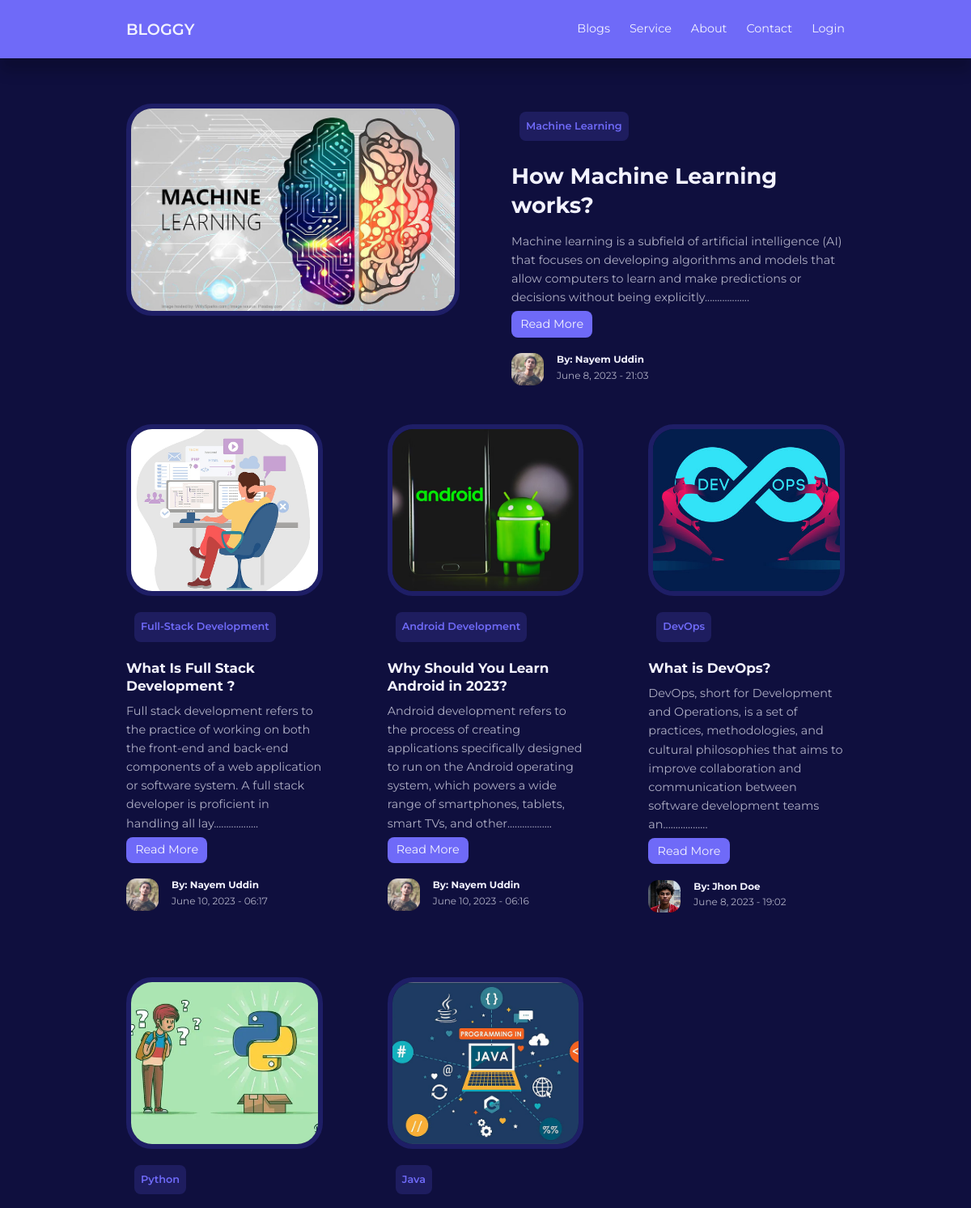
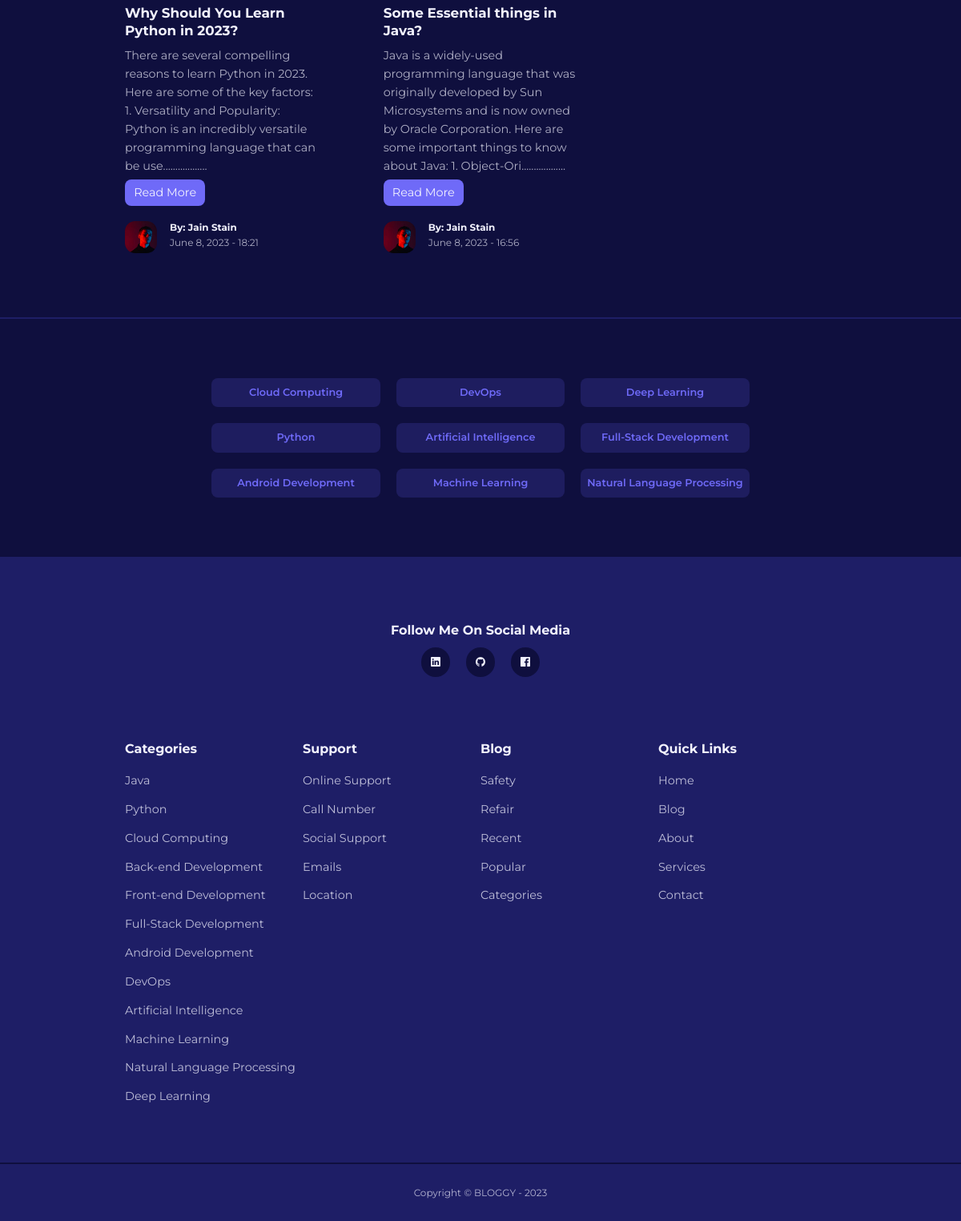
The page / on the database its author committed (2 pictures, top to bottom).
### tables this page shows
CREATE TABLE `posts` (
  `id` int(11) NOT NULL,
  `user_id` int(11) NOT NULL,
  `category_id` int(11) NOT NULL,
  `title` varchar(255) NOT NULL,
  `description` text NOT NULL,
  `thumbnail` varchar(255) NOT NULL,
  `is_featured` tinyint(1) NOT NULL,
  `time` timestamp NOT NULL DEFAULT current_timestamp()
);

CREATE TABLE `categories` (
  `id` int(11) NOT NULL,
  `title` varchar(255) NOT NULL,
  `description` varchar(500) NOT NULL DEFAULT 'This is a default description for this title.'
);

CREATE TABLE `users` (
  `id` int(11) NOT NULL,
  `first_name` varchar(30) NOT NULL,
  `last_name` varchar(30) NOT NULL,
  `username` varchar(30) NOT NULL,
  `email` varchar(50) NOT NULL,
  `password` varchar(255) NOT NULL,
  `avatar` varchar(255) DEFAULT NULL,
  `description` varchar(500) NOT NULL,
  `is_admin` tinyint(1) NOT NULL DEFAULT 0
);

### index.php (the view, shortened to what this page needs)
<?php
include 'partials/header.php';
$featured_sql = "SELECT * FROM posts where is_featured=1 ORDER BY RAND() LIMIT 1";
$featured_res = mysqli_query($conn, $featured_sql);
$featured_post = mysqli_fetch_array($featured_res);
if($featured_post){
    $category_sql = "SELECT * FROM categories where id={$featured_post['category_id']}";
    $category_res = mysqli_query($conn, $category_sql);
    $category = mysqli_fetch_array($category_res);
    $author_sql = "SELECT * FROM users where id={$featured_post['user_id']}";
    $author_res = mysqli_query($conn, $author_sql);
    $author = mysqli_fetch_assoc($author_res);
}
?>
    <?php if(isset($_SESSION['posts'])) :?>
    <section class="featured">
        <?php if($featured_post) :?>
        <div class="container featured__container">
            <div class="post__thumbnail">
                <img src="<?= ROOT_URL ?>images/post-thumbnails/<?= $featured_post['thumbnail']?>" alt="">
            </div>
            <div class="post__info">
                <a href="<?= ROOT_URL ?>category-posts.php?category_id=<?=$category['id']?>" class="category__button"><?= $category['title']?></a>
                <h2 class="post__title"><?= $featured_post['title']?></h2>
                <p class="post__body">
                <?= strlen($featured_post['description']) > 200 ? substr($featured_post['description'], 0, 200) .'..................' :  $featured_post['description']?><br>
                <a href="<?= ROOT_URL ?>single-post.php?id=<?= $featured_post['id'] ?>" class="btn sm" style="margin-top: 5px;">Read More</a>
                </p>
                <div class="post__author">
                    <div class="post__author-avatar">
                        <img src="<?= ROOT_URL ?>images/avatar/<?= $author['avatar']?>" alt="">
                    </div>
                    <div class="post__author-info">
                        <h5>By: <a href="<?= ROOT_URL ?>author.php?id=<?=$author['id']?>"><?= $author['first_name'].' '.$author['last_name']?> </a></h5>
                        <?php
                        $post_time = $featured_post['time'];
                        $dateTime = new DateTime($post_time);
                        $formatted_date = $dateTime->format('F j, Y');
                        $formatted_time = $dateTime->format('H:i');
                        ?>
                        <small><?= $formatted_date ?> - <?= $formatted_time ?></small>
                    </div>
                </div>
            </div>
        </div>
        <?php endif ?>
    </section>
    <section class="posts">
        <div class="container posts__container">
            <?php
            $post_sql = "SELECT * FROM (SELECT * FROM posts ORDER BY RAND() LIMIT 7) T1 ORDER BY time DESC";
            $post_res = mysqli_query($conn, $post_sql);
            ?>
            <?php while($post = mysqli_fetch_assoc($post_res)): ?>
                <?php if($post['is_featured'] == 0) :?>
                <article class="post">
                    <div class="post__thumbnail">
                        <img src="<?= ROOT_URL ?>images/post-thumbnails/<?= $post['thumbnail']?>" height="200">
                    </div>
                    <div class="post__info">
                        <?php
                            $post_category_sql = "SELECT * FROM categories where id={$post['category_id']}";
                            $post_category_res = mysqli_query($conn, $post_category_sql);
                            $post_category = mysqli_fetch_array($post_category_res);
                        ?>
                        <a href="<?= ROOT_URL ?>category-posts.php?category_id=<?= $post_category['id']?>" class="category__button"><?= $post_category['title']?></a>
                        <h3 class="post__title">
                            <a href="<?= ROOT_URL ?>single-post.php?id=<?= $post['id'] ?>"><?= $post['title']?></a>
                        </h3>
                        <p class="post__body">
                        <?= strlen($post['description']) > 200 ?
                        substr($post['description'], 0, 200) .'..................' :  $post['description']?><br>
                        <a href="<?= ROOT_URL ?>single-post.php?id=<?= $post['id'] ?>" class="btn sm" style="margin-top: 5px;">Read More</a>
                        </p>
                        <div class="post__author">
                            <?php
                                $post_author_sql = "SELECT * FROM users where id={$post['user_id']}";
                                $post_author_res = mysqli_query($conn, $post_author_sql);
                                $post_author = mysqli_fetch_assoc($post_author_res);
                            ?>
                            <div class="post__author-avatar">
                                <img src="<?= ROOT_URL ?>images/avatar/<?=$post_author['avatar']?>">
                            </div>
                            <div class="post__author-info">
                                <h5>By: <a href="<?= ROOT_URL ?>author.php?id=<?=$post_author['id']?>"><?= $post_author['first_name'].' '.$post_author['last_name']?></a></h5>
                                <?php
                                    $post_time = $post['time'];
                                    $dateTime = new DateTime($post_time);
                                    $formatted_date = $dateTime->format('F j, Y');
                                    $formatted_time = $dateTime->format('H:i');
                                    ?>
                                <small><?= $formatted_date ?> - <?= $formatted_time ?></small>
                            </div>
                        </div>
                    </div>
                </article>
            <?php endif?>
            <?php endwhile?>
        </div>
    </section>
    <section class="category__buttons">
        <div class="container category__buttons-container">
            <?php
                while($category_btn = mysqli_fetch_array($cat_res)) : ?>
                    <a href="category-posts.php" class="category__button"><?= $category_btn['title']?></a>
                <?php endwhile?>
        </div>
    </section>
    <?php else: ?>
        <header class="category__title">
        <h2 style="background-color:blueviolet;">Server is not ready for production</h2>
        </header>
    <?php endif?>
<?php
include './partials/footer.php';
?>

### partials/header.php (shortened to what this page needs)
<?php
require 'config/database.php';
$sql = "SELECT * FROM categories ORDER BY RAND() LIMIT 9";
$cat_res = mysqli_query($conn, $sql);
?>
<!DOCTYPE html>
<html lang="en">
<head>
    <link rel="stylesheet" href="<?= ROOT_URL ?>css/style.css">
    <link rel="stylesheet" href="https://unicons.iconscout.com/release/v4.0.0/css/line.css">
</head>
<body>
    <nav>
        <div class="container nav__container">
            <a href="<?= ROOT_URL ?>" class="nav__logo">BLOGGY</a>
            <ul class="nav__items">
                <li><a href="<?= ROOT_URL ?>blog.php">Blogs</a></li>
                <li><a href="<?= ROOT_URL ?>service.php">Service</a></li>
                <li><a href="<?= ROOT_URL ?>about.php">About</a></li>
                <li><a href="<?= ROOT_URL ?>contact.php">Contact</a></li>
                <?php if(isset($_SESSION['user-id'])) : ?>
                <li class="nav__profile">
                    <div class="avatar">
                        <img src="<?= ROOT_URL .'images/avatar/'. $user['avatar']?>" alt="">
                    </div>
                    <ul>
                        <li><a href="<?= ROOT_URL ?>admin/dashboard.php">Dashboard</a></li>
                        <li><a href="<?= ROOT_URL ?>author.php?id=<?= $user['id']?>">Profile</a></li>
                        <li><a href="<?= ROOT_URL ?>model/logout.php">Log out</a></li>
                    </ul>
                </li>
                <?php else : ?>
                <li><a href="<?= ROOT_URL ?>signin.php">Login</a></li>
                <?php endif ?>
            </ul>
        </div>
    </nav>

### partials/footer.php (shortened to what this page needs)
<footer>
        <h4 style="text-align: center; margin-bottom: 10px;">Follow Me On Social Media</h4>
        <div class="footer__social">
            <a href="https://www.linkedin.com/in/nayem11" target="_blank" title="LinkedIn"><i class="uil uil-linkedin"></i></a>
            <a href="https://www.github.com/nayem1108" target="_blank" title="GitHub"><i class="uil uil-github"></i></a>
            <a href="https://www.facebook.com/mrnayemuddin" target="_blank" title="Facebook"><i class="uil uil-facebook"></i></a>
        </div>
        <div class="container footer__container">
            <article>
                <h4>Categories</h4>
                <ul>
                    <?php
                    $sql1 = "SELECT * FROM categories";
                    $cat_res_footer = mysqli_query($conn, $sql1);
                    while($category_footer = mysqli_fetch_assoc($cat_res_footer)):?>
                   <li><a href="<?= ROOT_URL ?>category-posts.php?category_id=<?= $category_footer['id']?>"><?= $category_footer['title']?></a></li>
                  <?php endwhile?>
                </ul>
            </article>
            <article>
                <h4>Support</h4>
                <ul>
                   <li><a href="">Online Support</a></li>
                   <li><a href="">Call Number</a></li>
                   <li><a href="">Social Support</a></li>
                   <li><a href="">Emails</a></li>
                   <li><a href="">Location</a></li>
                </ul>
            </article>
            <article>
                <h4>Blog</h4>
                <ul>
                   <li><a href="">Safety</a></li>
                   <li><a href="">Refair</a></li>
                   <li><a href="">Recent</a></li>
                   <li><a href="">Popular</a></li>
                   <li><a href="">Categories</a></li>
                </ul>
            </article>
            <article>
                <h4>Quick Links</h4>
                <ul>
                   <li><a href="<?= ROOT_URL ?>">Home</a></li>
                   <li><a href="<?= ROOT_URL ?>blog.php">Blog</a></li>
                   <li><a href="<?= ROOT_URL ?>about.php">About</a></li>
                   <li><a href="<?= ROOT_URL ?>service.php">Services</a></li>
                   <li><a href="<?= ROOT_URL ?>contact.php">Contact</a></li>
                </ul>
            </article>
        </div>
        <div class="footer__copyright">
            <small>Copyright &copy; BLOGGY - 2023</small>
        </div>
    </footer>
</body>
</html>

### css/style.css (style rules this page uses)
:root { --color-primary: #6f6af8; --color-primary-light: hsla(242, 86%, 66%, 0.18); --color-primary-variant: #5854c7; --color-red: #da0f3f; --color-red-light: hsl(346, 87%, 46%, 15%); --color-green: #00c476; --color-green-light: hsl(156, 100%, 38%, 15%); --color-gray-900: #1e1e66; --color-gray-700: #2d2b7c; --color-gray-300: rgba(242, 242, 254, 0.3); --color-gray-200: rgba(242, 242, 254, 0.7); --color-white: #f2f2fe; --color-bg: #0f0f3e; --transition: all 300ms ease; --container-width-lg: 74%; --container-width-md: 88%; --form-width: 50%; --card-border-radius-1: 0.3rem; --card-border-radius-2: 0.5rem; --card-border-radius-3: 0.8rem; --card-border-radius-4: 2rem; --card-border-radius-5: 5rem; }
* { margin: 0; padding: 0; outline: 0; border: 0; appearance: 0; list-style: none; text-decoration: none; box-sizing: border-box; }
body { font-family: 'Montserrat', sans-serif; line-height: 1.6; color: var(--color-gray-200); overflow-x: hidden; background: var(--color-bg); font-size: 0.9rem; }
.container { width: var(--container-width-lg); max-width: 1800px; margin-inline: auto; }
section { margin-top: 3rem; width: 100vw; }
h1, h2, h3, h4, h5 { color: var(--color-white); line-height: 1.3; }
h2 { font-size: 1.7rem; margin: 1rem 0; }
h3 { font-size: 1.1 rem; margin: 0.8rem 0 0.5rem; }
h4 { font-size: 1rem; }
a { color: var(--color-white); transition: var(--transition); }
img { display: block; width: 100%; object-fit: cover; }
nav { background: var(--color-primary); width: 100vw; height: 4.5rem; position:fixed; top: 0; z-index: 10; box-shadow: 0 1rem 1rem rgba(0, 0, 0, 0.2); }
.nav__container { height: 100%; display: flex; align-items: center; justify-content: space-between; }
.nav__logo { font-weight: 600; font-size: 1.2rem; }
.nav__items { display: flex; align-items: center; gap: 1.5rem; }
.category__button { margin: 10px; background: var(--color-primary-light); color: var(--color-primary); display: inline-block; padding: 0.5rem 0.5rem; border-radius: var(--card-border-radius-2); font-weight: 600; font-size: 0.8rem; text-align: center; }
.post__thumbnail { border-radius: var(--card-border-radius-4); border: 0.4rem solid var(--color-gray-900); overflow: hidden; margin-bottom: 10px; }
.post__author { display: flex; gap: 1rem; margin-top: 1.2rem; }
.post__author-avatar { width: 2.5rem; height: 2.5rem; border-radius: var(--card-border-radius-3); overflow: hidden; }
.featured { margin-top: 8rem; }
.featured__container { display: grid; grid-template-columns: 1fr 1fr; gap: 4rem; }
.featured .post__thumbnail { height: fit-content; }
.posts__container { display: grid; grid-template-columns: repeat(3, 1fr); gap: 5rem; margin-bottom: 5rem; }
.category__buttons { padding: 4rem 0; border-top: 2px solid var(--color-gray-900); border-bottom: 2px solid var(--color-gray-900); }
.category__buttons-container { width: fit-content; display: grid; grid-template-columns: repeat(3, 1fr); }
footer { background:var(--color-gray-900); padding: 5rem 0 0; box-shadow: inset 0 1.5rem 1.5 rgba(0, 0, 0, 0.2); }
.footer__social { margin-inline: auto; width: fit-content; margin-bottom: 5rem; display: flex; justify-content: space-between; align-items: center; gap: 1.2rem; }
.footer__social a { background: var(--color-bg); border-radius: 50%; width: 2.3rem; height: 2.3rem; display: flex; align-items: center; justify-content: center; }
.footer__container { display: grid; grid-template-columns: repeat(4, 1fr); }
footer h4 { color:var(--color-white); margin-bottom: 0.7rem; }
footer ul li { padding: 0.4rem 0; }
footer ul a { opacity: 0.75; }
.footer__copyright { text-align: center; padding: 1.5rem 0; border-top:2px solid var(--color-bg); margin-top: 4rem; }
.btn { display: inline-block; width: fit-content; padding: 0.6rem 1.2rem; background-color: var(--color-primary); border-radius: var(--card-border-radius-2); cursor: pointer; transition: var(--transition); color: var(--color-white); }
.btn.sm { padding: 0.3rem 0.7rem; }

### rows shown on the page
posts: thumbnail (picture), title "How Machine Learning works?", description "Machine learning is a subfield of artificial intelligence (AI) that focuses on developing algorithms and models that allow computers to learn and make predictions or decisions without being explicitly", time "June 8, 2023", time "21:03"
categories: title "Machine Learning"
users: avatar (picture), first_name "Nayem", last_name "Uddin"
posts: thumbnail (picture), category.title "Full-Stack Development", title "What Is Full Stack Development ?", description "Full stack development refers to the practice of working on both the front-end and back-end components of a web application or software system. A full stack developer is proficient in handling all lay", user.avatar (picture), user.first_name "Nayem", user.last_name "Uddin", time "June 10, 2023", time "06:17"
posts: thumbnail (picture), category.title "Android Development", title "Why Should You Learn Android in 2023?", description "Android development refers to the process of creating applications specifically designed to run on the Android operating system, which powers a wide range of smartphones, tablets, smart TVs, and other", user.avatar (picture), user.first_name "Nayem", user.last_name "Uddin", time "June 10, 2023", time "06:16"
posts: thumbnail (picture), category.title "DevOps", title "What is DevOps?", description "DevOps, short for Development and Operations, is a set of practices, methodologies, and cultural philosophies that aims to improve collaboration and communication between software development teams an", user.avatar (picture), user.first_name "Jhon", user.last_name "Doe", time "June 8, 2023", time "19:02"
posts: thumbnail (picture), category.title "Python", title "Why Should You Learn Python in 2023?", description "There are several compelling reasons to learn Python in 2023. Here are some of the key factors: 1. Versatility and Popularity: Python is an incredibly versatile programming language that can be use", user.avatar (picture), user.first_name "Jain", user.last_name "Stain", time "June 8, 2023", time "18:21"
posts: thumbnail (picture), category.title "Java", title "Some Essential things in Java?", description "Java is a widely-used programming language that was originally developed by Sun Microsystems and is now owned by Oracle Corporation. Here are some important things to know about Java: 1. Object-Ori", user.avatar (picture), user.first_name "Jain", user.last_name "Stain", time "June 8, 2023", time "16:56"
categories: title "Cloud Computing"
categories: title "DevOps"
categories: title "Deep Learning"
categories: title "Python"
categories: title "Artificial Intelligence"
categories: title "Full-Stack Development"
categories: title "Android Development"
categories: title "Natural Language Processing"
categories: title "Java"
categories: title "Back-end Development"
categories: title "Front-end Development"
